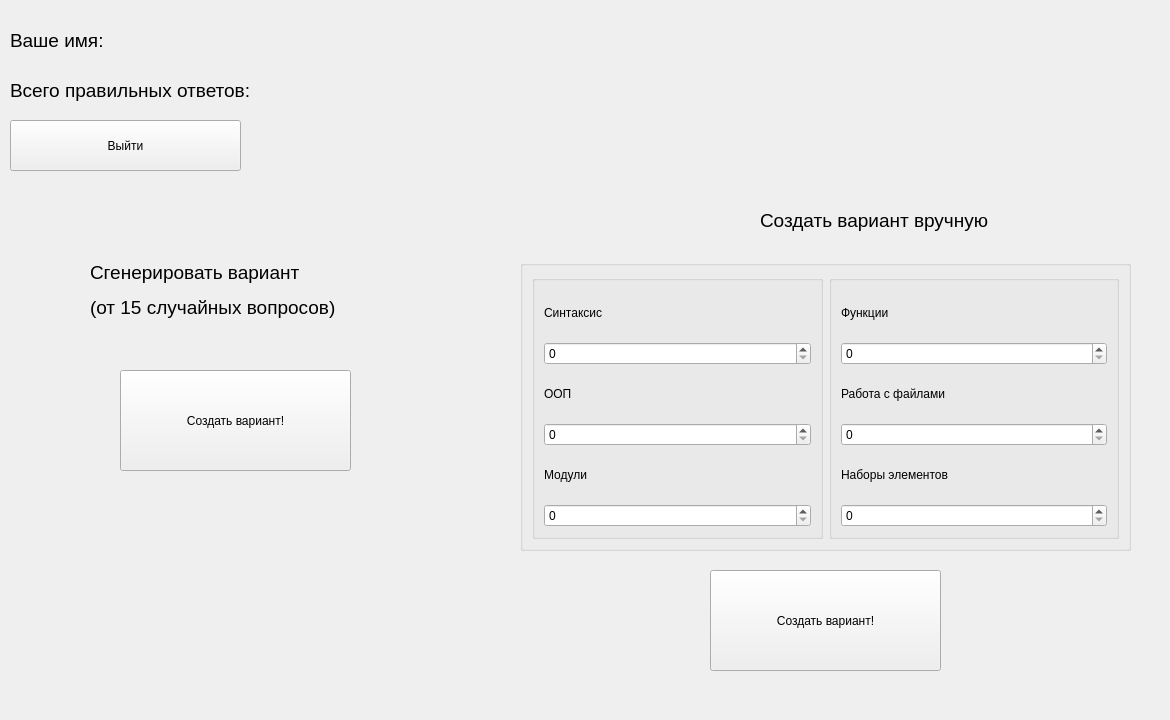
<?xml version="1.0" encoding="UTF-8"?>
<ui version="4.0">
 <class>Test</class>
 <widget class="QWidget" name="Test">
  <property name="geometry">
   <rect>
    <x>0</x>
    <y>0</y>
    <width>1170</width>
    <height>720</height>
   </rect>
  </property>
  <property name="minimumSize">
   <size>
    <width>1170</width>
    <height>720</height>
   </size>
  </property>
  <property name="maximumSize">
   <size>
    <width>1170</width>
    <height>720</height>
   </size>
  </property>
  <property name="windowTitle">
   <string>Информатика</string>
  </property>
  <widget class="QLabel" name="background">
   <property name="geometry">
    <rect>
     <x>-6</x>
     <y>-5</y>
     <width>1181</width>
     <height>731</height>
    </rect>
   </property>
   <property name="text">
    <string/>
   </property>
   <property name="pixmap">
    <pixmap>Snapit-App-Background.png</pixmap>
   </property>
  </widget>
  <widget class="QLabel" name="name">
   <property name="geometry">
    <rect>
     <x>10</x>
     <y>20</y>
     <width>271</width>
     <height>41</height>
    </rect>
   </property>
   <property name="text">
    <string>&lt;html&gt;&lt;head/&gt;&lt;body&gt;&lt;p&gt;&lt;span style=&quot; font-size:14pt;&quot;&gt;Ваше имя:&lt;/span&gt;&lt;/p&gt;&lt;/body&gt;&lt;/html&gt;</string>
   </property>
  </widget>
  <widget class="QLabel" name="rating">
   <property name="geometry">
    <rect>
     <x>10</x>
     <y>60</y>
     <width>351</width>
     <height>61</height>
    </rect>
   </property>
   <property name="text">
    <string>&lt;html&gt;&lt;head/&gt;&lt;body&gt;&lt;p&gt;&lt;span style=&quot; font-size:14pt;&quot;&gt;Всего правильных ответов:&lt;/span&gt;&lt;/p&gt;&lt;/body&gt;&lt;/html&gt;</string>
   </property>
  </widget>
  <widget class="QLabel" name="l_gen">
   <property name="geometry">
    <rect>
     <x>90</x>
     <y>250</y>
     <width>301</width>
     <height>81</height>
    </rect>
   </property>
   <property name="text">
    <string>&lt;html&gt;&lt;head/&gt;&lt;body&gt;&lt;p&gt;&lt;span style=&quot; font-size:14pt;&quot;&gt;Сгенерировать вариант&lt;/span&gt;&lt;/p&gt;&lt;p&gt;&lt;span style=&quot; font-size:14pt;&quot;&gt;(от 15 случайных вопросов)&lt;/span&gt;&lt;/p&gt;&lt;/body&gt;&lt;/html&gt;</string>
   </property>
  </widget>
  <widget class="QPushButton" name="create">
   <property name="geometry">
    <rect>
     <x>120</x>
     <y>370</y>
     <width>231</width>
     <height>101</height>
    </rect>
   </property>
   <property name="styleSheet">
    <string notr="true">font: 10pt &quot;MS Shell Dlg 2&quot;;</string>
   </property>
   <property name="text">
    <string>Создать вариант!</string>
   </property>
  </widget>
  <widget class="QPushButton" name="exit">
   <property name="geometry">
    <rect>
     <x>10</x>
     <y>120</y>
     <width>231</width>
     <height>51</height>
    </rect>
   </property>
   <property name="styleSheet">
    <string notr="true">font: 10pt &quot;MS Shell Dlg 2&quot;;</string>
   </property>
   <property name="text">
    <string>Выйти</string>
   </property>
  </widget>
  <widget class="QLabel" name="rating_2">
   <property name="geometry">
    <rect>
     <x>760</x>
     <y>190</y>
     <width>281</width>
     <height>61</height>
    </rect>
   </property>
   <property name="text">
    <string>&lt;html&gt;&lt;head/&gt;&lt;body&gt;&lt;p&gt;&lt;span style=&quot; font-size:14pt;&quot;&gt;Создать вариант вручную&lt;/span&gt;&lt;/p&gt;&lt;/body&gt;&lt;/html&gt;</string>
   </property>
  </widget>
  <widget class="QLabel" name="error_text">
   <property name="geometry">
    <rect>
     <x>60</x>
     <y>590</y>
     <width>381</width>
     <height>61</height>
    </rect>
   </property>
   <property name="styleSheet">
    <string notr="true">font: 14pt &quot;MS Shell Dlg 2&quot;;
</string>
   </property>
   <property name="text">
    <string/>
   </property>
  </widget>
  <widget class="QLabel" name="comp">
   <property name="geometry">
    <rect>
     <x>940</x>
     <y>10</y>
     <width>211</width>
     <height>151</height>
    </rect>
   </property>
   <property name="text">
    <string/>
   </property>
   <property name="pixmap">
    <pixmap>pc1.png</pixmap>
   </property>
  </widget>
  <widget class="QGroupBox" name="groupBox_3">
   <property name="geometry">
    <rect>
     <x>520</x>
     <y>260</y>
     <width>611</width>
     <height>291</height>
    </rect>
   </property>
   <property name="title">
    <string/>
   </property>
   <layout class="QHBoxLayout" name="horizontalLayout">
    <item>
     <widget class="QGroupBox" name="groupBox">
      <property name="title">
       <string/>
      </property>
      <layout class="QVBoxLayout" name="verticalLayout">
       <item>
        <widget class="QLabel" name="label_topic">
         <property name="styleSheet">
          <string notr="true">font: 10pt &quot;MS Shell Dlg 2&quot;;
font: 12pt &quot;MS Shell Dlg 2&quot;;</string>
         </property>
         <property name="text">
          <string>Синтаксис</string>
         </property>
        </widget>
       </item>
       <item>
        <widget class="QSpinBox" name="num_synt"/>
       </item>
       <item>
        <widget class="QLabel" name="label_topic_2">
         <property name="styleSheet">
          <string notr="true">font: 10pt &quot;MS Shell Dlg 2&quot;;
font: 12pt &quot;MS Shell Dlg 2&quot;;</string>
         </property>
         <property name="text">
          <string>ООП</string>
         </property>
        </widget>
       </item>
       <item>
        <widget class="QSpinBox" name="num_oop"/>
       </item>
       <item>
        <widget class="QLabel" name="label_topic_3">
         <property name="styleSheet">
          <string notr="true">font: 10pt &quot;MS Shell Dlg 2&quot;;
font: 12pt &quot;MS Shell Dlg 2&quot;;</string>
         </property>
         <property name="text">
          <string>Модули</string>
         </property>
        </widget>
       </item>
       <item>
        <widget class="QSpinBox" name="nummod"/>
       </item>
      </layout>
     </widget>
    </item>
    <item>
     <widget class="QGroupBox" name="groupBox_2">
      <property name="title">
       <string/>
      </property>
      <layout class="QVBoxLayout" name="verticalLayout_2">
       <item>
        <widget class="QLabel" name="label_topic_4">
         <property name="styleSheet">
          <string notr="true">font: 10pt &quot;MS Shell Dlg 2&quot;;
font: 12pt &quot;MS Shell Dlg 2&quot;;</string>
         </property>
         <property name="text">
          <string>Функции</string>
         </property>
        </widget>
       </item>
       <item>
        <widget class="QSpinBox" name="num_func"/>
       </item>
       <item>
        <widget class="QLabel" name="label_topic_5">
         <property name="styleSheet">
          <string notr="true">font: 10pt &quot;MS Shell Dlg 2&quot;;
font: 12pt &quot;MS Shell Dlg 2&quot;;</string>
         </property>
         <property name="text">
          <string>Работа с файлами</string>
         </property>
        </widget>
       </item>
       <item>
        <widget class="QSpinBox" name="num_files"/>
       </item>
       <item>
        <widget class="QLabel" name="label_topic_6">
         <property name="styleSheet">
          <string notr="true">font: 10pt &quot;MS Shell Dlg 2&quot;;
font: 12pt &quot;MS Shell Dlg 2&quot;;</string>
         </property>
         <property name="text">
          <string>Наборы элементов</string>
         </property>
        </widget>
       </item>
       <item>
        <widget class="QSpinBox" name="num_list"/>
       </item>
      </layout>
     </widget>
    </item>
   </layout>
  </widget>
  <widget class="QPushButton" name="create_2">
   <property name="geometry">
    <rect>
     <x>710</x>
     <y>570</y>
     <width>231</width>
     <height>101</height>
    </rect>
   </property>
   <property name="styleSheet">
    <string notr="true">font: 10pt &quot;MS Shell Dlg 2&quot;;</string>
   </property>
   <property name="text">
    <string>Создать вариант!</string>
   </property>
  </widget>
 </widget>
 <resources/>
 <connections/>
</ui>
